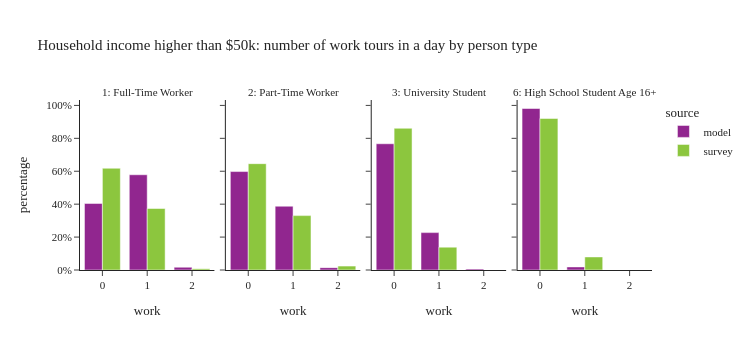

Source (notebook cell):
### Code cell
plot_work_tour_ptype(per_data[(per_data['ptype'].isin(worker_ptype)) & (per_data['income'] > 50000)],"Household income higher than $50k: number of work tours in a day by person type")

### Figure 1 — Plotly figure (JSON) as saved in the notebook; plotly's stock layout.template omitted (floating-point values rounded to 4 significant figures)
{"data": [{"alignmentgroup": "True", "customdata": [[690078], [987484], [28764]], "hovertemplate": "source=model<br>ptype_label=1: Full-Time Worker<br>work=%{x}<br>percentage=%{y}<br>sample_size=%{customdata[0]}<extra></extra>", "legendgroup": "model", "marker": {"color": "#91268F", "pattern": {"shape": ""}}, "name": "model", "offsetgroup": "model", "orientation": "v", "showlegend": true, "textposition": "auto", "type": "bar", "x": [0.0, 1.0, 2.0], "xaxis": "x", "y": [0.4044, 0.5787, 0.01686], "yaxis": "y"}, {"alignmentgroup": "True", "customdata": [[173105], [112163], [4161]], "hovertemplate": "source=model<br>ptype_label=2: Part-Time Worker<br>work=%{x}<br>percentage=%{y}<br>sample_size=%{customdata[0]}<extra></extra>", "legendgroup": "model", "marker": {"color": "#91268F", "pattern": {"shape": ""}}, "name": "model", "offsetgroup": "model", "orientation": "v", "showlegend": false, "textposition": "auto", "type": "bar", "x": [0.0, 1.0, 2.0], "xaxis": "x2", "y": [0.5981, 0.3875, 0.01438], "yaxis": "y2"}, {"alignmentgroup": "True", "customdata": [[91435], [27073], [707]], "hovertemplate": "source=model<br>ptype_label=3: University Student<br>work=%{x}<br>percentage=%{y}<br>sample_size=%{customdata[0]}<extra></extra>", "legendgroup": "model", "marker": {"color": "#91268F", "pattern": {"shape": ""}}, "name": "model", "offsetgroup": "model", "orientation": "v", "showlegend": false, "textposition": "auto", "type": "bar", "x": [0.0, 1.0, 2.0], "xaxis": "x3", "y": [0.767, 0.2271, 0.00593], "yaxis": "y3"}, {"alignmentgroup": "True", "customdata": [[108372], [2076]], "hovertemplate": "source=model<br>ptype_label=6: High School Student Age 16+<br>work=%{x}<br>percentage=%{y}<br>sample_size=%{customdata[0]}<extra></extra>", "legendgroup": "model", "marker": {"color": "#91268F", "pattern": {"shape": ""}}, "name": "model", "offsetgroup": "model", "orientation": "v", "showlegend": false, "textposition": "auto", "type": "bar", "x": [0.0, 1.0], "xaxis": "x4", "y": [0.9812, 0.0188], "yaxis": "y4"}, {"alignmentgroup": "True", "customdata": [[1539], [755], [6]], "hovertemplate": "source=survey<br>ptype_label=1: Full-Time Worker<br>work=%{x}<br>percentage=%{y}<br>sample_size=%{customdata[0]}<extra></extra>", "legendgroup": "survey", "marker": {"color": "#8CC63E", "pattern": {"shape": ""}}, "name": "survey", "offsetgroup": "survey", "orientation": "v", "showlegend": true, "textposition": "auto", "type": "bar", "x": [0.0, 1.0, 2.0], "xaxis": "x", "y": [0.6182, 0.3736, 0.008227], "yaxis": "y"}, {"alignmentgroup": "True", "customdata": [[324], [106], [3]], "hovertemplate": "source=survey<br>ptype_label=2: Part-Time Worker<br>work=%{x}<br>percentage=%{y}<br>sample_size=%{customdata[0]}<extra></extra>", "legendgroup": "survey", "marker": {"color": "#8CC63E", "pattern": {"shape": ""}}, "name": "survey", "offsetgroup": "survey", "orientation": "v", "showlegend": false, "textposition": "auto", "type": "bar", "x": [0.0, 1.0, 2.0], "xaxis": "x2", "y": [0.646, 0.3304, 0.02357], "yaxis": "y2"}, {"alignmentgroup": "True", "customdata": [[119], [19]], "hovertemplate": "source=survey<br>ptype_label=3: University Student<br>work=%{x}<br>percentage=%{y}<br>sample_size=%{customdata[0]}<extra></extra>", "legendgroup": "survey", "marker": {"color": "#8CC63E", "pattern": {"shape": ""}}, "name": "survey", "offsetgroup": "survey", "orientation": "v", "showlegend": false, "textposition": "auto", "type": "bar", "x": [0.0, 1.0], "xaxis": "x3", "y": [0.8611, 0.1389], "yaxis": "y3"}, {"alignmentgroup": "True", "customdata": [[62], [2]], "hovertemplate": "source=survey<br>ptype_label=6: High School Student Age 16+<br>work=%{x}<br>percentage=%{y}<br>sample_size=%{customdata[0]}<extra></extra>", "legendgroup": "survey", "marker": {"color": "#8CC63E", "pattern": {"shape": ""}}, "name": "survey", "offsetgroup": "survey", "orientation": "v", "showlegend": false, "textposition": "auto", "type": "bar", "x": [0.0, 1.0], "xaxis": "x4", "y": [0.9206, 0.07942], "yaxis": "y4"}], "layout": {"annotations": [{"font": {}, "showarrow": false, "text": "1: Full-Time Worker", "x": 0.1175, "xanchor": "center", "xref": "paper", "y": 1.0, "yanchor": "bottom", "yref": "paper"}, {"font": {}, "showarrow": false, "text": "2: Part-Time Worker", "x": 0.3725, "xanchor": "center", "xref": "paper", "y": 1.0, "yanchor": "bottom", "yref": "paper"}, {"font": {}, "showarrow": false, "text": "3: University Student", "x": 0.6275, "xanchor": "center", "xref": "paper", "y": 1.0, "yanchor": "bottom", "yref": "paper"}, {"font": {}, "showarrow": false, "text": "6: High School Student Age 16+", "x": 0.8825, "xanchor": "center", "xref": "paper", "y": 1.0, "yanchor": "bottom", "yref": "paper"}], "barmode": "group", "height": 350, "legend": {"title": {"text": "source"}, "tracegroupgap": 0}, "title": {"text": "Household income higher than $50k: number of work tours in a day by person type"}, "width": 750, "xaxis": {"anchor": "y", "domain": [0.0, 0.235], "title": {"text": "work"}}, "xaxis2": {"anchor": "y2", "domain": [0.255, 0.49], "matches": "x", "title": {"text": "work"}}, "xaxis3": {"anchor": "y3", "domain": [0.51, 0.745], "matches": "x", "title": {"text": "work"}}, "xaxis4": {"anchor": "y4", "domain": [0.765, 1.0], "matches": "x", "title": {"text": "work"}}, "yaxis": {"anchor": "x", "domain": [0.0, 1.0], "tickformat": ".0%", "title": {"text": "percentage"}}, "yaxis2": {"anchor": "x2", "domain": [0.0, 1.0], "matches": "y", "showticklabels": false, "tickformat": ".0%"}, "yaxis3": {"anchor": "x3", "domain": [0.0, 1.0], "matches": "y", "showticklabels": false}, "yaxis4": {"anchor": "x4", "domain": [0.0, 1.0], "matches": "y", "showticklabels": false}}}
